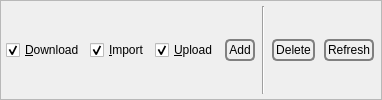
                 <widget class="QFrame" name="frame_3">
                  <property name="frameShape">
                   <enum>QFrame::StyledPanel</enum>
                  </property>
                  <property name="frameShadow">
                   <enum>QFrame::Raised</enum>
                  </property>
                  <layout class="QHBoxLayout" name="horizontalLayout_5">
                   <property name="spacing">
                    <number>5</number>
                   </property>
                   <property name="leftMargin">
                    <number>5</number>
                   </property>
                   <property name="topMargin">
                    <number>5</number>
                   </property>
                   <property name="rightMargin">
                    <number>5</number>
                   </property>
                   <property name="bottomMargin">
                    <number>5</number>
                   </property>
                   <item>
                    <widget class="QCheckBox" name="downDist">
                     <property name="sizePolicy">
                      <sizepolicy hsizetype="Minimum" vsizetype="Preferred">
                       <horstretch>0</horstretch>
                       <verstretch>0</verstretch>
                      </sizepolicy>
                     </property>
                     <property name="text">
                      <string>&amp;Download</string>
                     </property>
                     <property name="checked">
                      <bool>true</bool>
                     </property>
                    </widget>
                   </item>
                   <item>
                    <widget class="QCheckBox" name="sharedDist">
                     <property name="sizePolicy">
                      <sizepolicy hsizetype="Minimum" vsizetype="Preferred">
                       <horstretch>0</horstretch>
                       <verstretch>0</verstretch>
                      </sizepolicy>
                     </property>
                     <property name="text">
                      <string>&amp;Import</string>
                     </property>
                     <property name="checked">
                      <bool>true</bool>
                     </property>
                    </widget>
                   </item>
                   <item>
                    <widget class="QCheckBox" name="upDist">
                     <property name="sizePolicy">
                      <sizepolicy hsizetype="Minimum" vsizetype="Preferred">
                       <horstretch>0</horstretch>
                       <verstretch>0</verstretch>
                      </sizepolicy>
                     </property>
                     <property name="text">
                      <string>&amp;Upload</string>
                     </property>
                     <property name="checked">
                      <bool>true</bool>
                     </property>
                    </widget>
                   </item>
                   <item>
                    <widget class="QPushButton" name="addDistiller">
                     <property name="sizePolicy">
                      <sizepolicy hsizetype="MinimumExpanding" vsizetype="Fixed">
                       <horstretch>0</horstretch>
                       <verstretch>0</verstretch>
                      </sizepolicy>
                     </property>
                     <property name="styleSheet">
                      <string notr="true">QPushButton {
 border: 2px solid gray;
 background-color: qlineargradient(x1: 0, y1: 0, x2: 0, y2: 1,
                                   stop: 0 #E0E0E0, stop: 1 #FFFFFF);
 border-radius: 5px;
 margin: 2px;
 padding: 2px;
 }


QPushButton:hover { 
background-color: qlineargradient(x1: 0, y1: 0, x2: 0, y2: 1,
                                   stop: 0 rgb(254,229,172), stop: 1 #FFFFFF);
background-position: top center; } 

QPushButton:pressed {
     background-color: darkgrey;
     border-style: inset;
 }</string>
                     </property>
                     <property name="text">
                      <string>Add</string>
                     </property>
                     <property name="icon">
                      <iconset>
                       <normaloff>:/nuvola/add.png</normaloff>:/nuvola/add.png</iconset>
                     </property>
                    </widget>
                   </item>
                   <item>
                    <widget class="Line" name="line">
                     <property name="orientation">
                      <enum>Qt::Vertical</enum>
                     </property>
                    </widget>
                   </item>
                   <item>
                    <widget class="QPushButton" name="deleteDistillers">
                     <property name="styleSheet">
                      <string notr="true">QPushButton {
 border: 2px solid gray;
 background-color: qlineargradient(x1: 0, y1: 0, x2: 0, y2: 1,
                                   stop: 0 #E0E0E0, stop: 1 #FFFFFF);
 border-radius: 5px;
 margin: 2px;
 padding: 2px;
 }


QPushButton:hover { 
background-color: qlineargradient(x1: 0, y1: 0, x2: 0, y2: 1,
                                   stop: 0 rgb(254,229,172), stop: 1 #FFFFFF);
background-position: top center; } 

QPushButton:pressed {
     background-color: darkgrey;
     border-style: inset;
 }</string>
                     </property>
                     <property name="text">
                      <string>Delete</string>
                     </property>
                     <property name="icon">
                      <iconset>
                       <normaloff>:/nuvola/delete.png</normaloff>:/nuvola/delete.png</iconset>
                     </property>
                    </widget>
                   </item>
                   <item>
                    <widget class="QPushButton" name="refreshDistillers">
                     <property name="styleSheet">
                      <string notr="true">QPushButton {
 border: 2px solid gray;
 background-color: qlineargradient(x1: 0, y1: 0, x2: 0, y2: 1,
                                   stop: 0 #E0E0E0, stop: 1 #FFFFFF);
 border-radius: 5px;
 margin: 2px;
 padding: 2px;
 }


QPushButton:hover { 
background-color: qlineargradient(x1: 0, y1: 0, x2: 0, y2: 1,
                                   stop: 0 rgb(254,229,172), stop: 1 #FFFFFF);
background-position: top center; } 

QPushButton:pressed {
     background-color: darkgrey;
     border-style: inset;
 }</string>
                     </property>
                     <property name="text">
                      <string>Refresh</string>
                     </property>
                     <property name="icon">
                      <iconset>
                       <normaloff>:/nuvola/refresh.png</normaloff>:/nuvola/refresh.png</iconset>
                     </property>
                    </widget>
                   </item>
                  </layout>
                 </widget>
